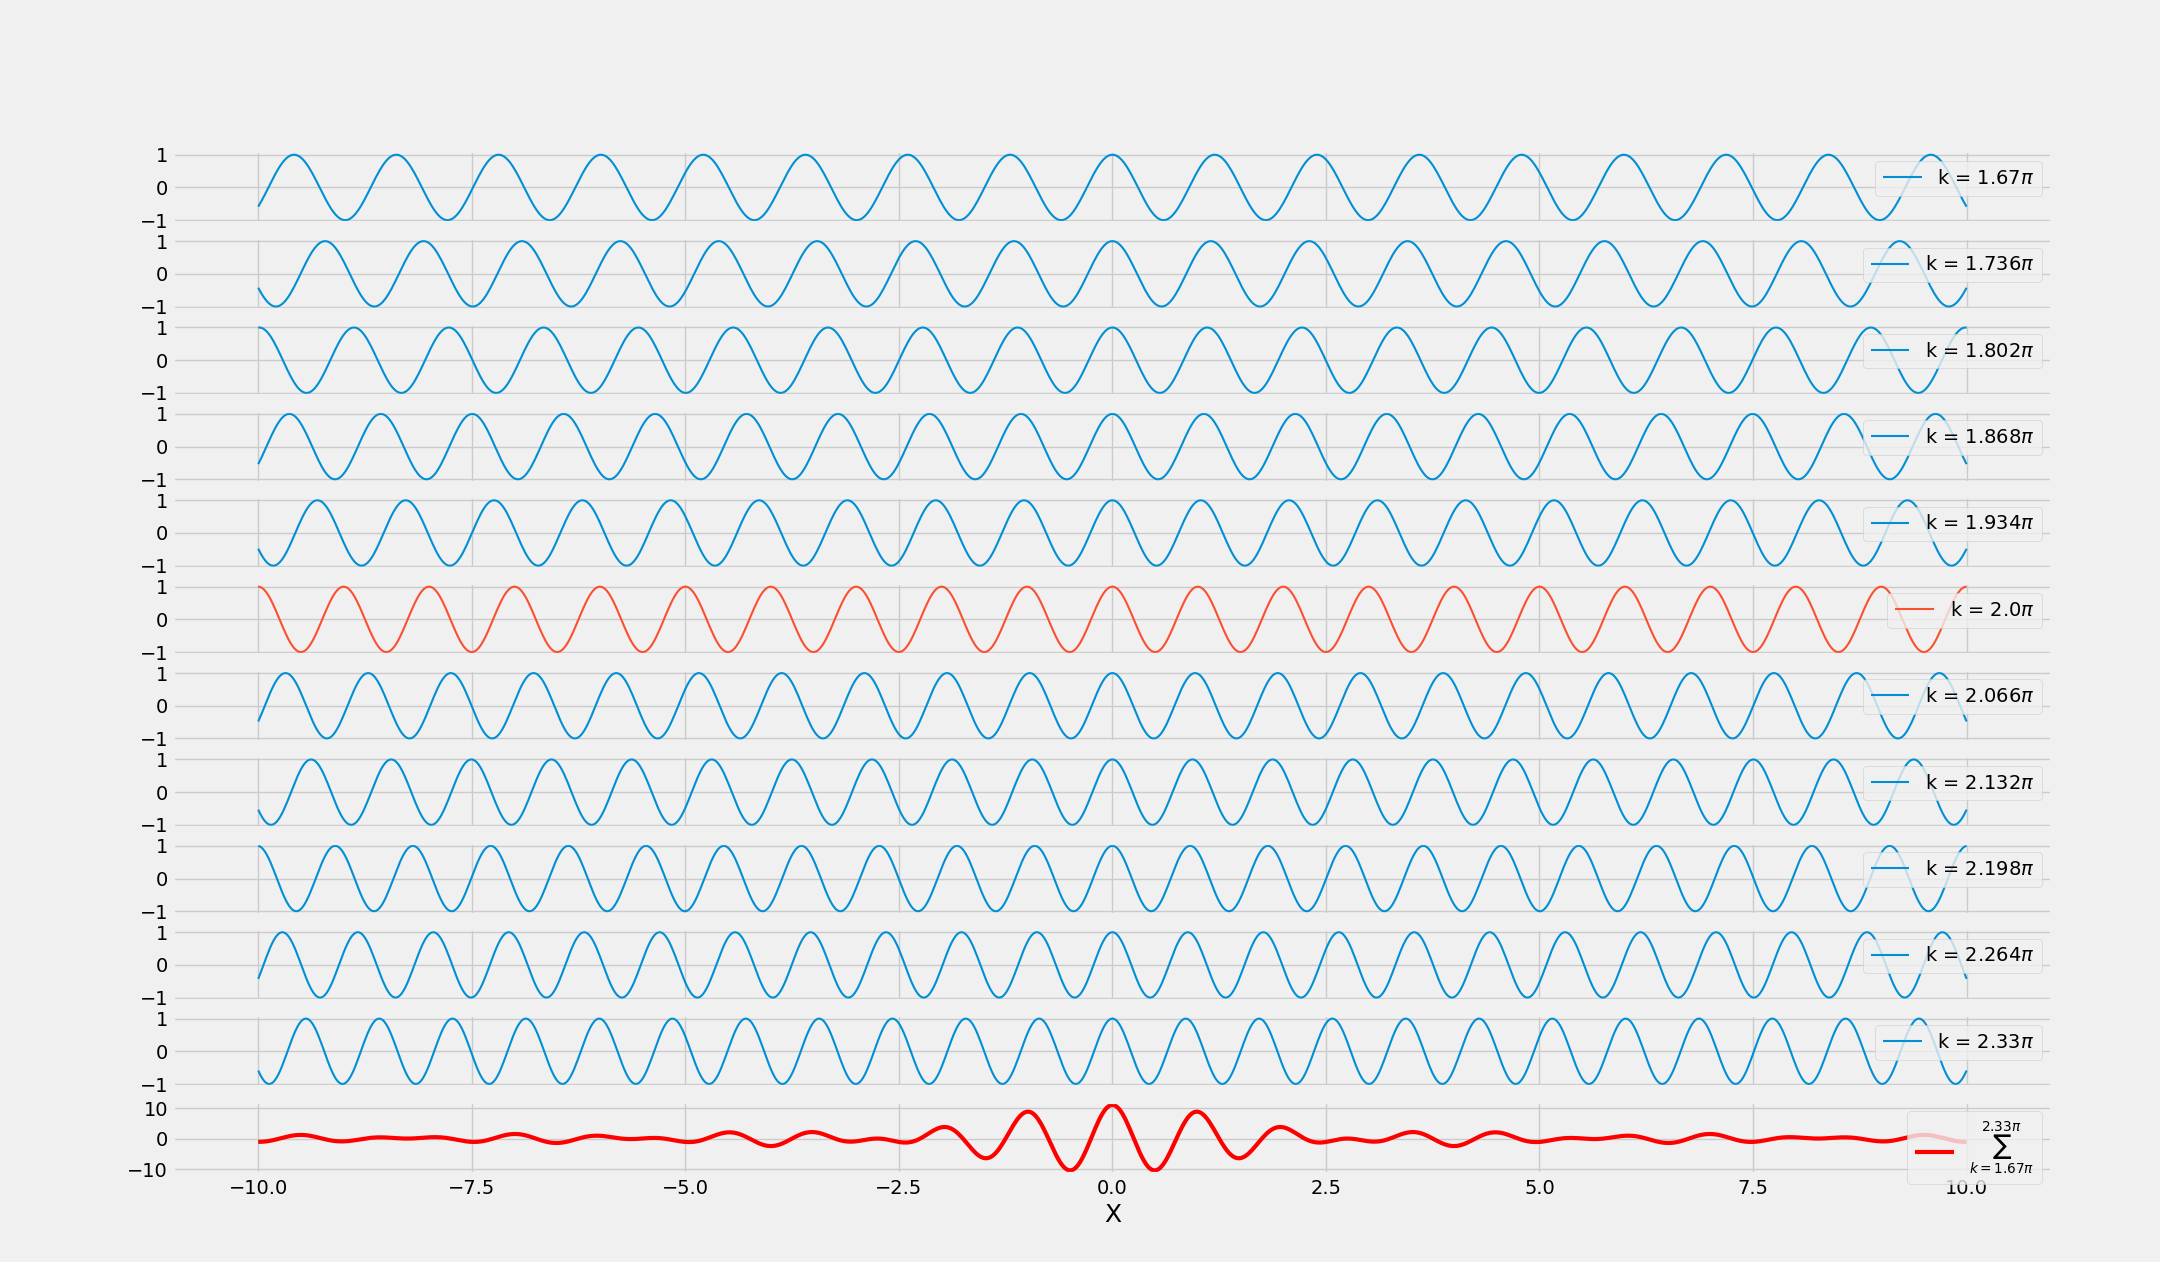

Python code for this plot:
# -*- coding: utf-8 -*-
"""
Created on Wed Mar 10 00:25:30 2021

@author: vasan
"""

#The goal of this script is to show phase velocity and group velocity formulas:
import numpy as np
import matplotlib.pyplot as plt

#I will first plot time independent waave form and time independent wave packet. 
#Later on, I will add time dependence and animations of the wave forms
num=11 #number of k values to used to form wave packet
fig,ax=plt.subplots(num+1,1,sharex=True,figsize=(16,12))
x=np.linspace(-10,10,1001) #Generating discreete x-points with a pitch of 0.01
wavePack=np.zeros(x.shape)
waveL=1
k=2*np.pi/waveL
dk=0.33*k
kar=np.linspace(k-dk/2,k+dk/2,num)
for a in range(len(kar)):
    if kar[a]==k:
        ax[a].plot(x,np.cos(kar[a]*x),label='k = '+str(round(kar[a]/np.pi,3))+r'$\pi$',linewidth=1.5,color='#fc4f30')
    else:
        ax[a].plot(x,np.cos(kar[a]*x),label='k = '+str(round(kar[a]/np.pi,3))+r'$\pi$',linewidth=1.5)
    ax[a].legend(loc='upper right')
    wavePack+=np.cos(kar[a]*x)

ax[num].plot(x,wavePack,label=r'$\sum_{k=1.67\pi}^{2.33\pi}$', color='r',linewidth=3)
ax[num].legend(loc='upper right')
ax[num].set_xlabel('X',fontsize=18)
plt.show()


    
    
    
